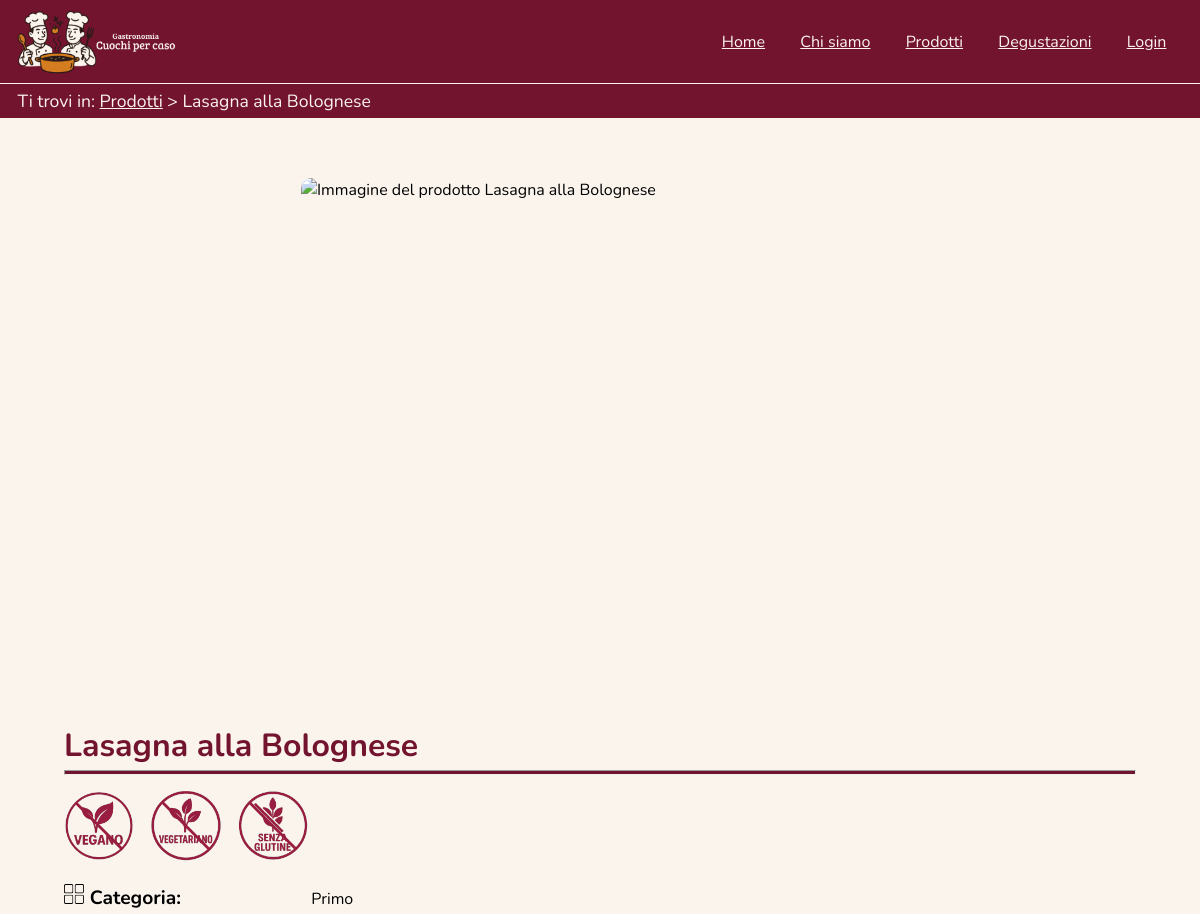
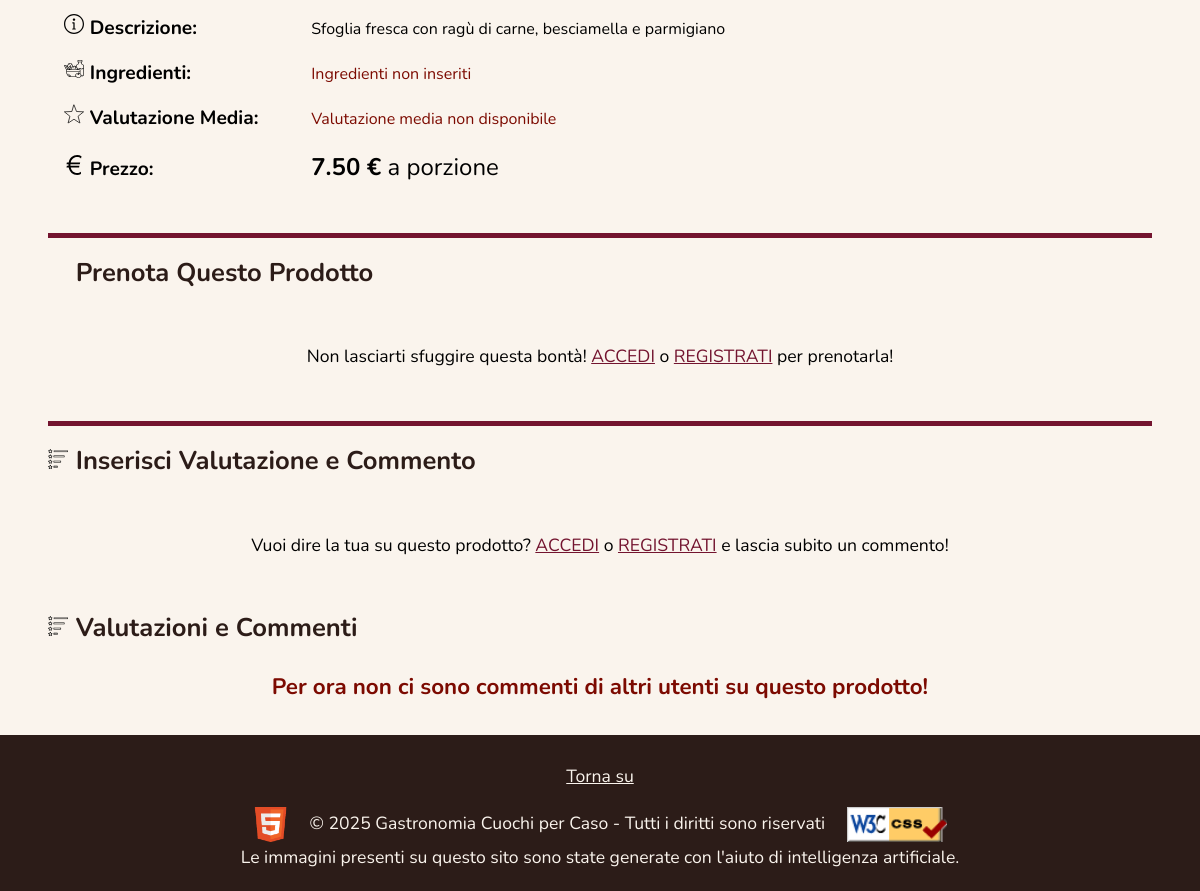
Page /prodotto.php?prodotto=8 on the earlier database version (2 pictures, top to bottom).
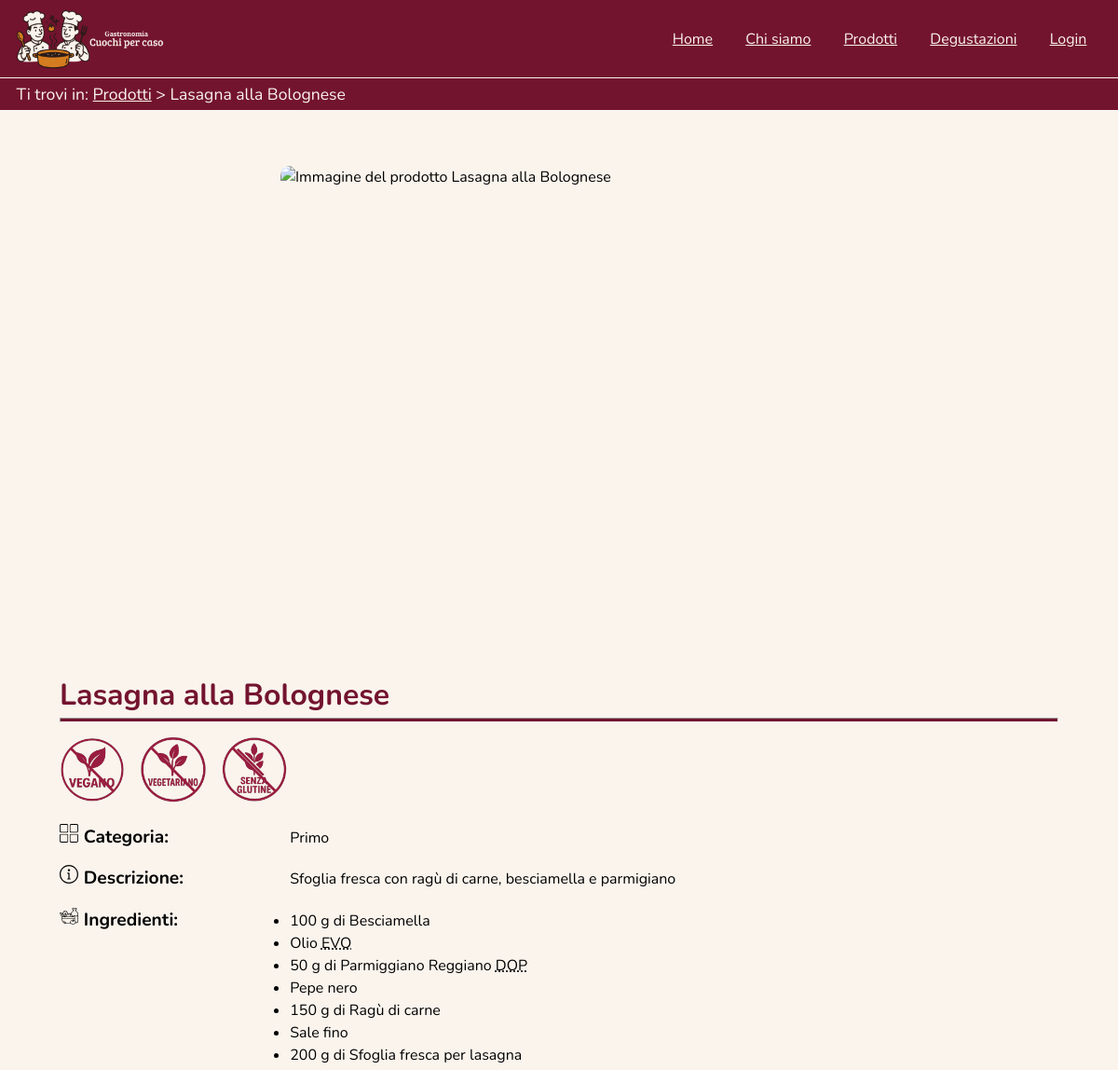
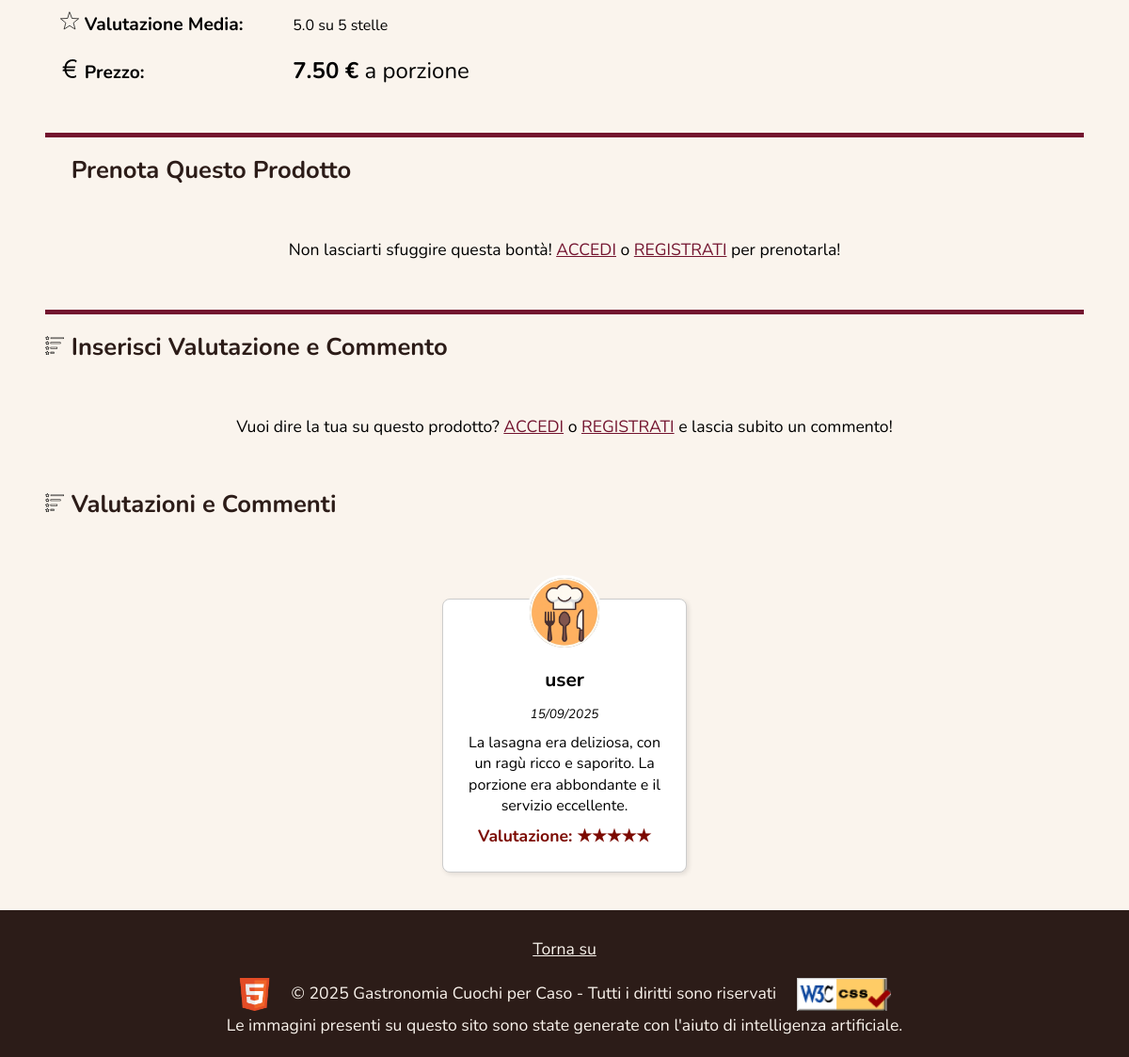
Same page on the later database version (2 pictures, top to bottom).
### tables this page shows
CREATE TABLE prodotto_ingredienti(
    id_prodotto INT NOT NULL,
    ingrediente VARCHAR(100) NOT NULL,
    quanto_basta BOOLEAN NOT NULL,
    quantita SMALLINT CHECK(quantita > 0),
    unita_misura enum ('g', 'ml', 'num_el'),
    CHECK((quanto_basta IS TRUE AND quantita IS NULL AND unita_misura IS NULL) OR (quanto_basta IS FALSE AND quantita IS NOT NULL AND unita_misura IS NOT NULL)),
    PRIMARY KEY(id_prodotto, ingrediente),
    FOREIGN KEY (id_prodotto) REFERENCES prodotti(id) ON DELETE CASCADE ON UPDATE CASCADE,
    FOREIGN KEY (ingrediente) REFERENCES ingredienti(nome) ON DELETE CASCADE ON UPDATE CASCADE
);

CREATE TABLE valutazioni (
    id_utente INT,
    id_prodotto INT,
    data TIMESTAMP DEFAULT CURRENT_TIMESTAMP NOT NULL,
    voto INT NOT NULL CHECK (voto >= 1 AND voto <= 5),
    commento TEXT NOT NULL CHECK (CHAR_LENGTH(commento) BETWEEN 30 AND 300),
    PRIMARY KEY (id_utente, id_prodotto),
    FOREIGN KEY (id_utente) REFERENCES utenti(id) ON DELETE CASCADE ON UPDATE CASCADE,
    FOREIGN KEY (id_prodotto) REFERENCES prodotti(id) ON DELETE CASCADE ON UPDATE CASCADE
);

CREATE TABLE utenti (
    id INT AUTO_INCREMENT PRIMARY KEY,
    email VARCHAR(100) NOT NULL UNIQUE,
    username VARCHAR(16) NOT NULL UNIQUE,
    password VARCHAR(255) NOT NULL,
    nome VARCHAR(15) NOT NULL,
    cognome VARCHAR(15) NOT NULL,
    data_nascita DATE NOT NULL,
    data_iscrizione TIMESTAMP DEFAULT CURRENT_TIMESTAMP NOT NULL,
    url_immagine VARCHAR(255)
);

### php/db.php (called while the page is built, shortened)
<?php
class DB {
    private $connection;
    private function OpenConnectionDB(): bool{
        try{
            $this->connection = mysqli_connect(self::HOST, self::USERNAME, self::PASSWORD, self::DB_NAME, self::PORT);
        } catch(\mysqli_sql_exception $error){
            return false;
        }
        return true;
    }
    public function IsUserLog(): bool | int {
        if(isset($_SESSION["logged_user"]) && $_SESSION != null) return $_SESSION["logged_user"];
        else return false;
    }
    public function GetProductInfo($product): array | string{
        $newConnection = $this->OpenConnectionDB();
        if($newConnection){
            $productInfo = $this->connection->prepare("SELECT * FROM prodotti WHERE id = ?");
            $productInfo->bind_param("i", $product);
            try{
                $productInfo->execute();
            }catch(\mysqli_sql_exception $error){
                $this->CloseConnectionDB();
                $productInfo->close();
                return "Execution error";
            }
            $result = $productInfo->get_result();
            if($result->num_rows == 1){
                $info = mysqli_fetch_assoc($result);
                return $info;
            }else{
                return "Product not found";
            }
        }else{
            return "Connection error";
        }
    }
    public function GetProductIngredients($product): array | string{
        $newConnection = $this->OpenConnectionDB();
        if($newConnection){
            $ingredients = $this->connection->prepare("SELECT * FROM prodotto_ingredienti WHERE id_prodotto = ?");
            $ingredients->bind_param("i", $product);
            try{
                $ingredients->execute();
            }catch(\mysqli_sql_exception $error){
                $this->CloseConnectionDB();
                $ingredients->close();
                return "Execution error";
            }
            $result = $ingredients->get_result();
            if($result->num_rows > 0){
                $ingredientsArray = array();
                while($row = mysqli_fetch_assoc($result)){
                    array_push($ingredientsArray, $row);
                }
                return $ingredientsArray;
            }else{
                return "No ingredients found for this product";
            }
        }else{
            return "Connection error";
        }
    }
    public function AverageGradeProduct($product): float | string{
        $newConnection = $this->OpenConnectionDB();
        if($newConnection){
            $averageGrade = $this->connection->prepare("SELECT CAST(AVG(voto) AS DECIMAL (2,1)) AS media FROM valutazioni WHERE id_prodotto = ?");
            $averageGrade->bind_param("i", $product);
            try{
                $averageGrade->execute();
            }catch(\mysqli_sql_exception $error){
                $this->CloseConnectionDB();
                $averageGrade->close();
                return false;
            }
            $result = $averageGrade->get_result();
            if($result->num_rows == 1){
                $row = mysqli_fetch_assoc($result);
                return $row["media"] == null ? "X" : $row["media"] ;
            }else{
                return 1;
            }
        }else{
            return "Connection error";
        }
    }
    public function GetProductComments($product, int $limit = -1): array | string{
        $newConnection = $this->OpenConnectionDB();
        $id = -1;
        if($newConnection){
            $sql = "SELECT utenti.id as utente, utenti.url_immagine as url_immagine, utenti.username as username, valutazioni.data as data, valutazioni.voto as voto, valutazioni.commento as commento
            FROM valutazioni
            JOIN utenti ON valutazioni.id_utente = utenti.id
            WHERE valutazioni.id_prodotto = ? AND valutazioni.id_utente <>?
            ORDER BY valutazioni.data DESC";
            if($limit > 0){
                $sql .= " LIMIT ?";
                $productComments = $this->connection->prepare($sql);
                $productComments->bind_param("iii", $product, $id, $limit);
            }else{
                $productComments = $this->connection->prepare($sql);
                $productComments->bind_param("ii", $product, $id);
            }
            try{
                $productComments->execute();
            }catch(\mysqli_sql_exception $error){
                $this->CloseConnectionDB();
                $productComments->close();
                return "Execution error";
            }
            $comments = array();
            $result = $productComments->get_result();
            if($result->num_rows > 0){
                while($row = mysqli_fetch_assoc($result)){
                    array_push($comments, $row);
                }
                return $comments;
            }else{
                return "No comments found";
            }
        }else{
            return "Connection error";
        }
    }
}
?>

### php/sanitizer.php (called while the page is built, shortened)
<?php
class Sanitizer {
    public static function SanitizeGenericInput($value) {
        $value = trim($value);
        $value = strip_tags($value);
        $value = htmlentities($value);
        return $value;
    }
}
?>

### prodotto.php (the view, shortened to what the changed rows need)
<?php
require_once "php/db.php";
require_once "php/sanitizer.php";
require_once "change-page-products.php";
$db = new DB;
$pagina = file_get_contents("html/prodotto.html");
if(isset($_GET["prodotto"])){
    $product = $_GET["prodotto"];
    $productInfo = $db->GetProductInfo($_GET["prodotto"]);
    $ingredients = $db->GetProductIngredients($productInfo["id"]);
    $ingredientsHTML = "";
    if(is_string($ingredients) && $ingredients == "No ingredients found for this product") $ingredientsHTML = "<span class=\"persone-nondisponibile\">Ingredienti non inseriti</span>";
    else{
        foreach ($ingredients as $ingredient) {
    switch ($ingredient["unita_misura"]) {
        case "g":
            $ingredient["unita_misura"] = "<abbr title=\"grammi\">g</abbr>";
            break;
    }
    $ingredientsHTML .= "<li>" .
        $ingredient["quantita"] .
        (($ingredient["unita_misura"] == "num_el" || $ingredient["unita_misura"] == null)
            ? ""
            : " " . $ingredient["unita_misura"] . " di") .
        " " . $ingredient["ingrediente"] .
        "</li>";
}
    }
    $infoGenreProduct = $db->IsProductVeganVegetarianCeliac($productInfo["id"]);
    if(is_string($infoGenreProduct) && ($infoGenreProduct == "Execution error" || $infoGenreProduct == "Connection error")) {
        header('Location: 500.php');
        exit();
    }else if(is_string($infoGenreProduct) && $infoGenreProduct == "Product not found"){
        header("Location: 404.php");
        exit();
    }else{
        if($infoGenreProduct["vegano"] == 0){
            $pagina = str_replace("<img src=\"assets/img/icone/vegano-verde.svg\" alt=\"icona verde con indicazione prodotto vegano\">
                        <span class=\"diet-label\">Prodotto adatto ai vegani</span>","<img src=\"assets/img/icone/vegano-rosso.svg\" alt=\"icona rossa con indicazione prodotto non vegano\">
                        <span class=\"diet-label\">Prodotto non adatto ai vegani</span>",$pagina);
        }
        if($infoGenreProduct["vegetariano"] == 0){
            $pagina = str_replace(" <img src=\"assets/img/icone/vegetariano-verde.svg\" alt=\"icona verde con indicazione prodotto vegetariano\">
                        <span class=\"diet-label\">Prodotto adatto ai vegetariani</span>","<img src=\"assets/img/icone/vegetariano-rosso.svg\" alt=\"icona rossa con indicazione prodotto non vegetariano\">
                        <span class=\"diet-label\">Prodotto non adatto ai vegetariani</span>",$pagina);
        }
        if($infoGenreProduct["celiaco"] == 0){
            $pagina = str_replace("<img src=\"assets/img/icone/celiaco-verde.svg\" alt=\"icona verde con indicazione prodotto per persone celiache\">
                        <span class=\"diet-label\">Prodotto adatto ai celiaci</span>","<img src=\"assets/img/icone/celiaco-rosso.svg\" alt=\"icona rossa con indicazione prodotto non adatto a persone celiache\">
                        <span class=\"diet-label\">Prodotto non adatto ai celiaci</span>",$pagina);
        }
    }
    $pagina = str_replace("[IMAGE]",'<img src="' . $productInfo["url_immagine"] . '" alt="Immagine del prodotto [NomeProdottoKey]">',$pagina);
    $pagina = str_replace("[Nome Prodotto]",$productInfo["nome"],$pagina);
    $pagina = str_replace("[NomeProdottoKey]",Sanitizer::SanitizeGenericInput($productInfo["nome"]),$pagina);
    $pagina = str_replace("[Categoria]",ucfirst($productInfo["categoria"]),$pagina);
    $media = $db->AverageGradeProduct($productInfo["id"]);
    if (is_numeric($media) && $media != 0) {
        $valutazione = number_format((float)$media, 1);
    } else {
        $valutazione = "<span class=\"persone-nondisponibile\">Valutazione media non disponibile</span>";
        $pagina = str_replace(" su 5 stelle", "", $pagina);
    }
    $pagina = str_replace("[Valutazione]", $valutazione, $pagina);
    $pagina = str_replace("[Prezzo]",$productInfo["prezzo"],$pagina);
    $pagina = str_replace("[Descrizione]",$productInfo["descrizione"],$pagina);
    $pagina = str_replace("[INGREDIENTI]",$ingredientsHTML,$pagina);
    $pagina = str_replace("[Unita]",($productInfo["unita"]=="kg"? '<abbr title="chilogrammo">kg</abbr>':$productInfo["unita"]),$pagina);
    $max_comment = 4;
    $offset = isset($_GET['offset']) ? (int)$_GET['offset'] : 0;
    $comments = $db->GetProductComments($productInfo["id"], $max_comment + $offset + 1);
    if(is_string($comments) && $comments == "No comments found"){
        $pagina = str_replace("[OTHER COMMENTS]","<p class=\"nondisponibile singolo-prodotto\">Per ora non ci sono commenti di altri utenti su questo prodotto!</p>",$pagina);
        $pagina = str_replace("[COMMENTS BUTTONS]","",$pagina);
    } else {
        $commentNumber = 0;
        $commentList = "";
        foreach($comments as $comment) {
            if($commentNumber <  $max_comment + $offset){
                $otherUser = $db->GetUserInfo($comment["utente"]);
                if(!is_array($otherUser)) {
                    $otherUser = [
                        'username' => $comment['username'] ?? 'Utente sconosciuto',
                        'url_immagine' => 'assets/img/users_logos/default.webp'
                    ];
                }
                if(!empty($comment['url_immagine'])) {
                    $otherUser['url_immagine'] = $comment['url_immagine'];
                }else $otherUser['url_immagine'] = "assets/img/users_logos/default.webp";
                if($commentNumber == 0) {
                    $commentList .= "<div id=\"return-comment\" class=\"recensione-card\">";
                } else {
                    $commentList .= "<div class=\"recensione-card\">";
                }
                $commentList .= "<div class=\"recensione-foto\">
                                <img src=".$otherUser['url_immagine']. " alt=\"Foto profilo di ".$comment["username"]."\">
                            </div>";
                $date = new DateTime($comment["data"]);
                $commentList .= '<div class="recensione-contenuto">
                                    <h4 class="recensione-cliente">' . htmlspecialchars($comment["username"]) . '</h4>
                                    <span class="recensione-data">
                                        <time datetime="' . $date->format("Y-m-d") . '">' . $date->format("d/m/Y") . '</time>
                                    </span>
                                    <p class="recensione-testo">' . htmlspecialchars($comment["commento"]) . '</p>
                                    <p class="recensione-valutazione">Valutazione: <span aria-hidden="true">';
                for ($i=0; $i < $comment["voto"]; $i++) {
                    $commentList .= '★';
                }
                $commentList.= '</span><span class="hidden_testo">'.$comment["voto"].' stelle su 5 </span></p>
                                </div></div>';
                $commentNumber++;
            }
        }
        $pagina = str_replace("[OTHER COMMENTS]",$commentList,$pagina);
        $moreCommentsForm = "";
        $pagina = str_replace("[COMMENTS BUTTONS]",$moreCommentsForm,$pagina);
    }
}else{
    header("Location: prodotti.php");
    exit();
}
$isUserLogged = $db->IsUserLog();
if(is_bool($isUserLogged) && $isUserLogged == false){
    $pagina = str_replace("[to-profile]","<a href=\"login.php\"><span lang=\"en\">Login</span></a>",$pagina);
    $pagina = str_replace("<form method=\"post\" id=\"modifica-preferiti\">
                            <input type=\"hidden\" name=\"id_utente\" value=\"[id_utente]\">
                            <input type=\"hidden\" name=\"nome_prodotto\" value=\"[nome_prodotto]\">
                            [PREFERITO]
                        </form>","",$pagina);
    $pagina = str_replace("<dl class=\"singleproduct-rating\">
                    <dt>Data</dt>
                    <dd>[Data Valutazione]</dd>
                    <dt>Valutazione</dt>
                    <dd class=\"rating-stars\">
                        <span aria-hidden=\"true\"></span>
                    </dd>
                    <dt>Commento</dt>
                    <dd>[Commento]</dd>
                </dl>","",$pagina);
    $pagina = str_replace("<form method=\"post\" id=\"elimina-valutazione\">
                    <input type=\"hidden\" name=\"id_utente\" value=\"[id_utente]\">
                    <input type=\"hidden\" name=\"nome_prodotto\" value=\"[nome_prodotto]\">
                    <div class=\"button-container\">
                        <button type=\"submit\" aria-label=\"Elimina Valutazione\" class=\"bottoni-rossi\" name=\"delete-review\">Elimina Valutazione</button>
                    </div>
                </form>","",$pagina);
    $pagina = str_replace("[COMMENT]","<p id=\"comment-log\">Vuoi dire la tua su questo prodotto? <a href=\"login.php?reference-product=".urldecode($product)."\">ACCEDI</a> o <a href=\"register.php?reference-product=".urldecode($product)."\"> REGISTRATI</a> e lascia subito un commento!</p>",$pagina);
    $pagina = str_replace("[OLD_COMMENT]","",$pagina);
    $pagina = str_replace("<p id=\"prodotto-nondisponibile\">NON DISPONIBILE</p>","",$pagina);
    $pagina = str_replace("[RESERVATION]","<p id=\"reservation-log\">Non lasciarti sfuggire questa bont&agrave;! <a href=\"login.php?reference-product=".urldecode($product)."\">ACCEDI</a> o <a href=\"register.php?reference-product=".urldecode($product)."\"> REGISTRATI</a> per prenotarla!</p>",$pagina);
}
    echo $pagina;
?>

Differences in the rows shown:
added prodotto_ingredienti: quantita "100", ingrediente "Besciamella"
added prodotto_ingredienti: ingrediente "Olio EVO"
added prodotto_ingredienti: quantita "50", ingrediente "Parmiggiano Reggiano DOP"
added prodotto_ingredienti: ingrediente "Pepe nero"
added prodotto_ingredienti: quantita "150", ingrediente "Ragù di carne"
added prodotto_ingredienti: ingrediente "Sale fino"
added prodotto_ingredienti: quantita "200", ingrediente "Sfoglia fresca per lasagna"
added valutazioni: id_utente.username (placeholder picture), id_utente.username "user", data "15/09/2025", commento "La lasagna era deliziosa, con un ragù ricco e saporito. La porzione era abbondante e il servizio eccellente.", value "★★★★★"
Other differences:
text no longer shown: "Per ora non ci sono commenti di altri utenti su questo prodotto! Ingredienti non inseriti Valutazione media non disponibile"
text now shown: "5.0 su 5 stelle"
